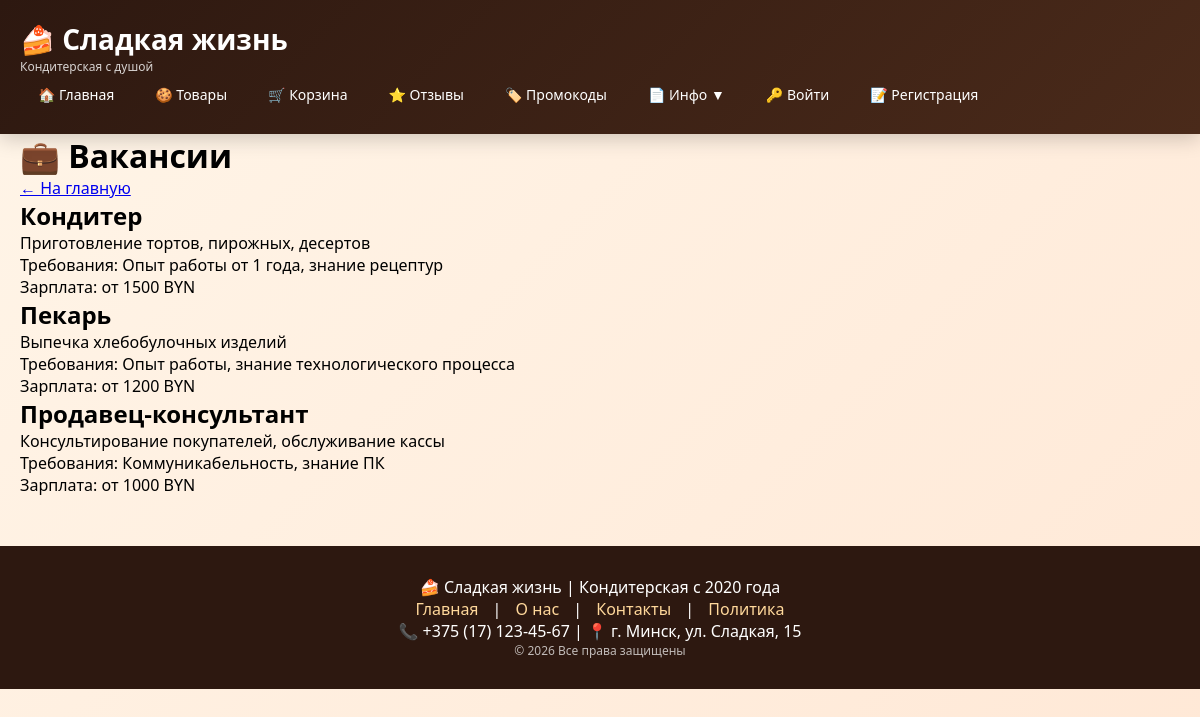
Page /vacancies/ on the committed database.
### shop/models.py (models this page shows, shortened)
class Vacancy(models.Model):
    title = models.CharField(max_length=100)
    description = models.TextField()
    requirements = models.TextField()
    salary = models.CharField(max_length=100)
    created_at = models.DateTimeField(auto_now_add=True)
    is_active = models.BooleanField(default=True)

### shop/views.py (the view)
# urls.py: re_path(r'^vacancies/$', views.VacancyListView.as_view(), name='vacancies'),
class VacancyListView(ListView):
    model = Vacancy
    template_name = 'shop/vacancies.html'
    context_object_name = 'vacancies'
    def get_queryset(self):
        return Vacancy.objects.filter(is_active=True)

### shop/templates/shop/vacancies.html (shortened to what this page needs)
{% extends 'shop/base.html' %}
{% block content %}
<h1>💼 Вакансии</h1>
<a href="{% url 'home' %}">← На главную</a>
{% for vacancy in vacancies %}
    <div>
        <h2>{{ vacancy.title }}</h2>
        <p>{{ vacancy.description }}</p>
        <p>Требования: {{ vacancy.requirements }}</p>
        <p>Зарплата: {{ vacancy.salary }}</p>
    </div>
{% endfor %}
{% endblock %}

### shop/templates/shop/base.html (style rules this page uses)
* { margin: 0; padding: 0; box-sizing: border-box; }
body { font-family: 'Segoe UI', Tahoma, Geneva, Verdana, sans-serif; background: linear-gradient(135deg, #fff5e8 0%, #ffe8d6 100%); min-height: 100vh; }

### rows in the picture
Vacancy: title "Кондитер", description "Приготовление тортов, пирожных, десертов", requirements "Опыт работы от 1 года, знание рецептур", salary "от 1500 BYN"
Vacancy: title "Пекарь", description "Выпечка хлебобулочных изделий", requirements "Опыт работы, знание технологического процесса", salary "от 1200 BYN"
Vacancy: title "Продавец-консультант", description "Консультирование покупателей, обслуживание кассы", requirements "Коммуникабельность, знание ПК", salary "от 1000 BYN"
